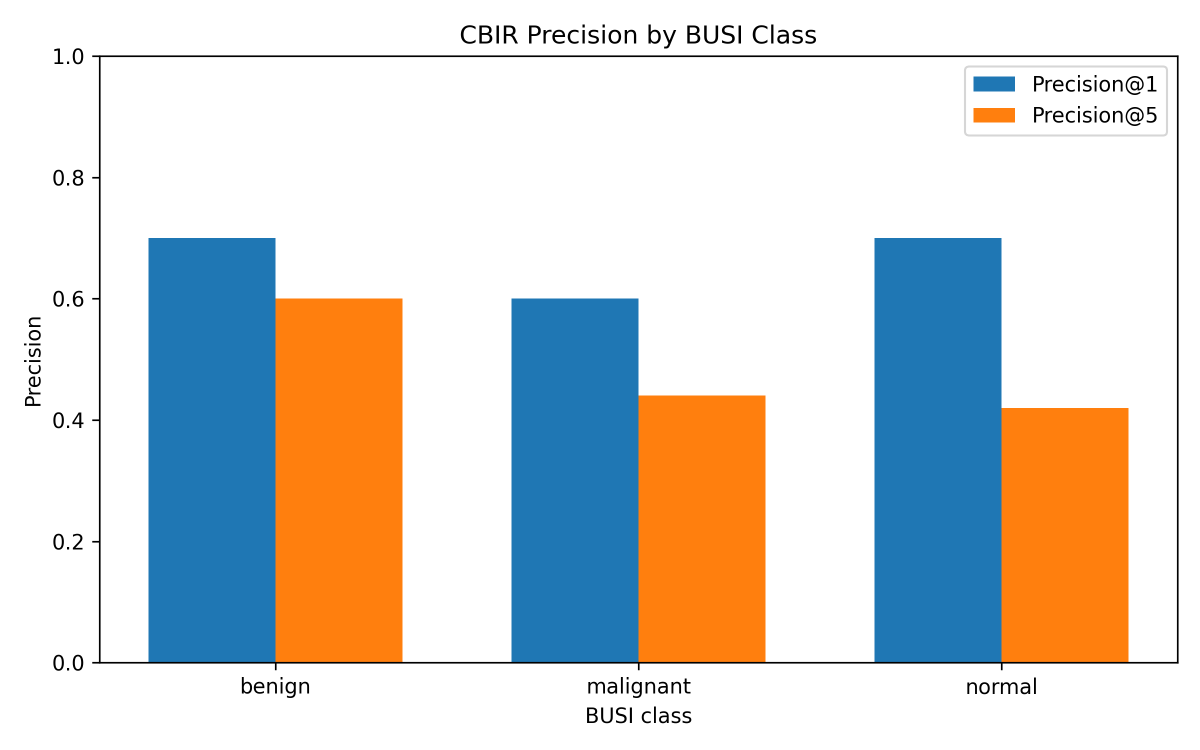
#> input picture reports/precision_by_class.png, 2400 x 1500 px (shown at 1/2 size); its folder holds only this picture in this run
$ python -i cbir_skimage.py   (imports and definitions only)   (older library calls are emulated)
#> lines starting #> are read from the running program, lines starting #| are printed output that depends on the picture
import os
import numpy as np
from skimage import io, color, feature, measure, transform
from sklearn.preprocessing import MinMaxScaler
import matplotlib.pyplot as plt

# [103 lines left out: function charger_images_dossier, not called in this run]


class IndexeurCBIR:
    def __init__(self):
        self.features_db = None
        self.file_names = None
        self.images_db = None
        self.scaler = MinMaxScaler()

    def extraire_caracteristiques(self, img, methodes=('intensite', 'texture', 'forme')):
        """Extract intensity, texture and shape descriptors."""
        descriptors = []
        img_uint8 = (img * 255).astype(np.uint8)

        # 1. Intensity histogram
        if 'intensite' in methodes:
            hist, _ = np.histogram(img_uint8, bins=32, range=(0, 256), density=True)
            descriptors.extend(hist)

        # 2. Texture (GLCM)
        if 'texture' in methodes:
            glcm = feature.graycomatrix(img_uint8, distances=[1], angles=[0], levels=256, symmetric=True, normed=True)
            contrast = feature.graycoprops(glcm, 'contrast')[0, 0]
            energy = feature.graycoprops(glcm, 'energy')[0, 0]
            homogeneity = feature.graycoprops(glcm, 'homogeneity')[0, 0]
            correlation = feature.graycoprops(glcm, 'correlation')[0, 0]
            descriptors.extend([contrast, energy, homogeneity, correlation])

        # 3. Shape (Hu Moments)
        if 'forme' in methodes:
            thresh = img > np.mean(img)
            label_img = measure.label(thresh)
            regions = measure.regionprops(label_img)
            if regions:
                r = max(regions, key=lambda x: x.area)
                hu = r.moments_hu
            else:
                hu = np.zeros(7)
            descriptors.extend(hu)

        return np.array(descriptors, dtype=float)

    # [77 lines left out: functions indexer, rechercher, afficher_resultats, not called in this run]

>>> import cv2
>>> picture = cv2.cvtColor(cv2.imread('../reports/precision_by_class.png'), cv2.COLOR_BGR2RGB)
>>> result = IndexeurCBIR().extraire_caracteristiques(picture)
#> in extraire_caracteristiques, `img_uint8 = (img * 255).astype(np.uint8)`:
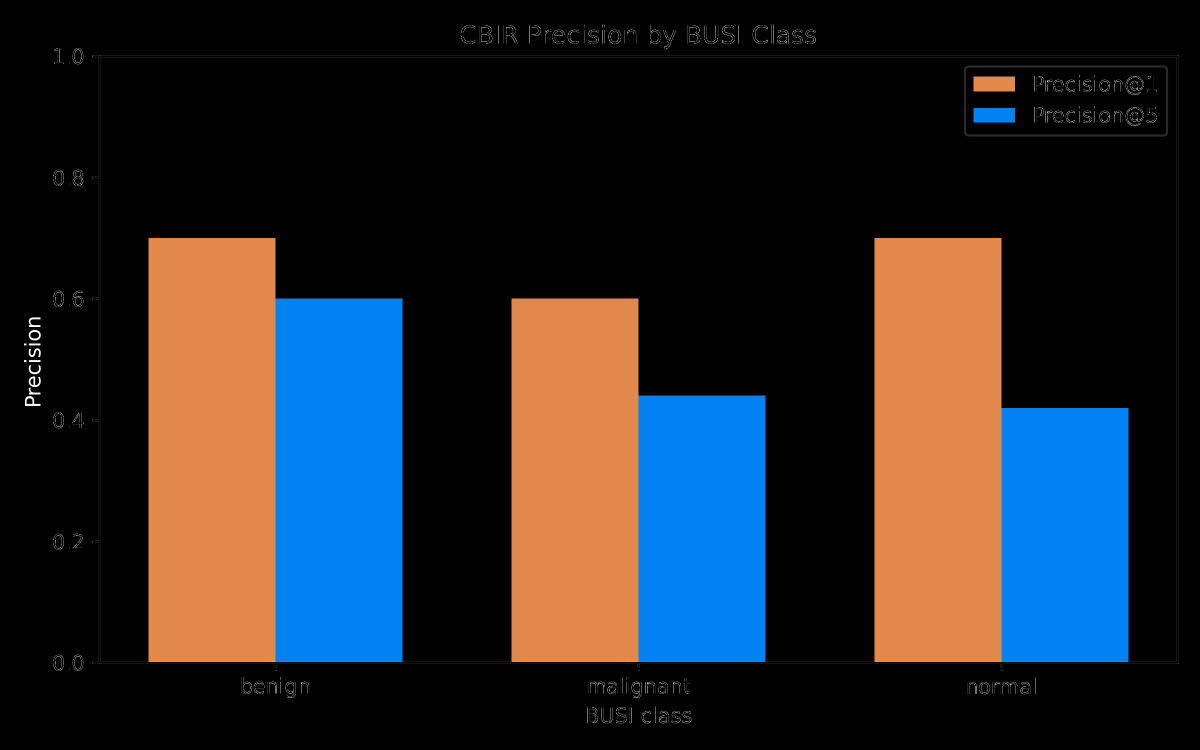
#> img_uint8: shape (1500, 2400, 3) (shown at 1/2 size); mean R, G, B 40.2, 41.1, 44.8
#> in extraire_caracteristiques, `hist, _ = np.histogram(img_uint8, bins=32, range=(0, 256), density=True)`: hist = 32 values, max 0.0921 at index 0, min 6.42e-06 at index 21, mean 0.00391
#> (the run stopped early here; a loop or call above may not have finished)
